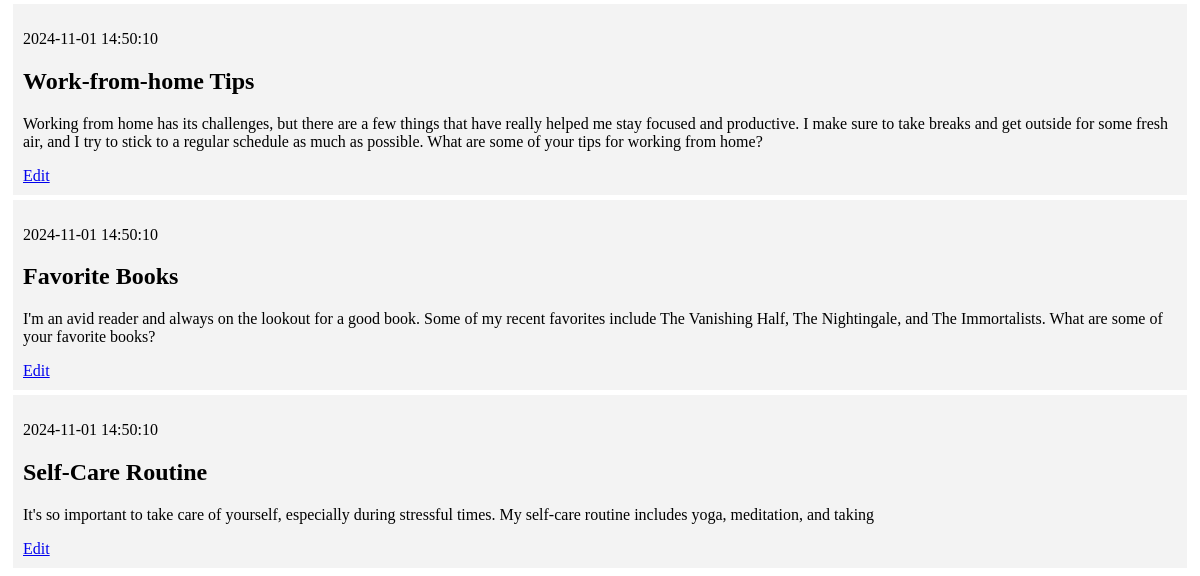
Before: / (lower part) with the older database file.
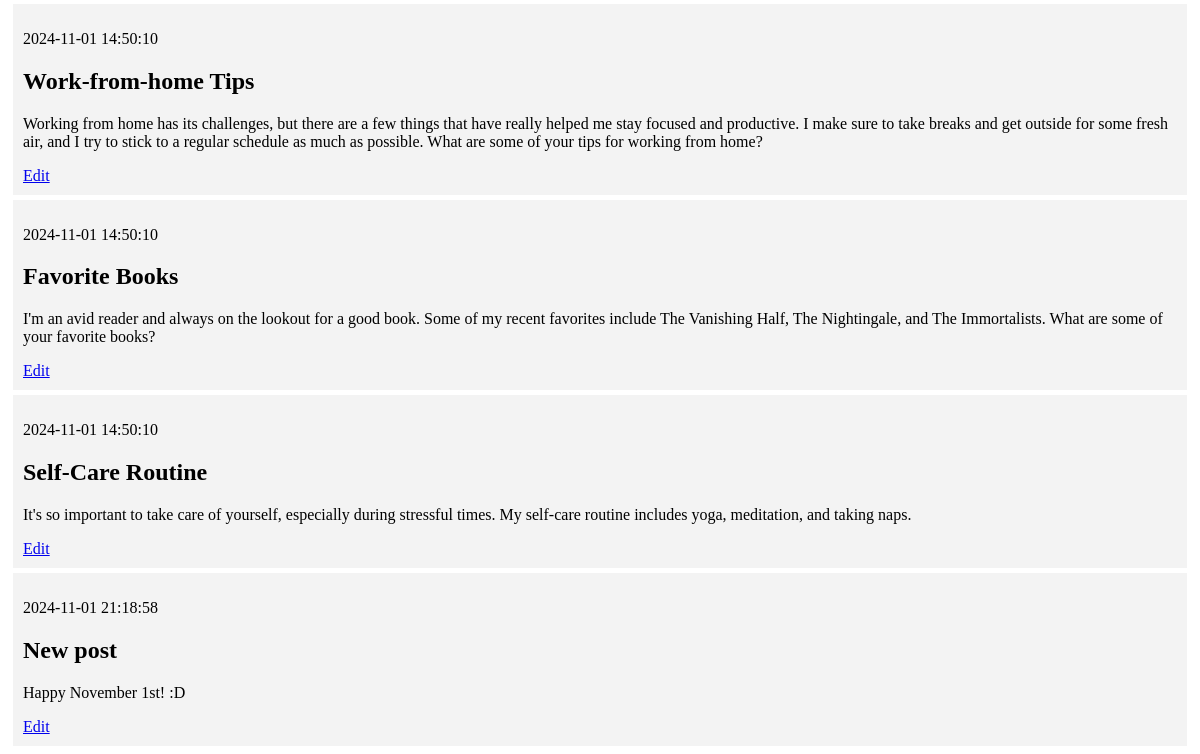
After: the same page with the newer database file.
### tables this page shows
CREATE TABLE posts (
    id INTEGER PRIMARY KEY AUTOINCREMENT,
    created TIMESTAMP NOT NULL DEFAULT CURRENT_TIMESTAMP,
    title TEXT NOT NULL,
    content TEXT NOT NULL
);

### app.py (the view)
@app.route('/')
def index():
    conn = get_db_connection()
    posts = conn.execute('SELECT * FROM posts').fetchall()
    conn.close()
    return render_template('index.html', posts=posts)

### app.py (called while the page is built)
def get_db_connection():
    conn = sqlite3.connect('database.db')
    conn.row_factory = sqlite3.Row
    return conn

### templates/index.html (shortened to what this page needs)
{% extends 'base.html' %}
{% block content %}
    {% for post in posts %}
        <div class='post'>
            <p>{{ post['created'] }}</p>
            <h2>{{ post['title'] }}</h2>
            <p>{{ post['content'] }}</p>
            <a href="{{ url_for('edit', id=post['id']) }}">Edit</a>
        </div>
    {% endfor %}
{% endblock %}

### templates/base.html (shortened to what this page needs)
<!DOCTYPE html>
<html lang="en">
<head>
</head>
<body>
    <div class="content">
        {% block content %} {% endblock %}
    </div>
</body>
</html>

### templates/base.html (style rules this page uses)
.post { padding: 10px; margin: 5px; background-color: #f3f3f3 }

Changed rows visible on the page:
changed posts "Self-Care Routine": content "It's so important to take care of yourself, especially during stressful times. My self-care routine includes yoga, meditation, and taking" → "It's so important to take care of yourself, especially during stressful times. My self-care routine includes yoga, meditation, and taking naps."
added posts: created "2024-11-01 21:18:58", title "New post", content "Happy November 1st! :D"
